Frame 1 (no input): blank canvas, image omitted
Frame 60 (the mouse pressed at the canvas centre just before this capture): blank canvas, image omitted
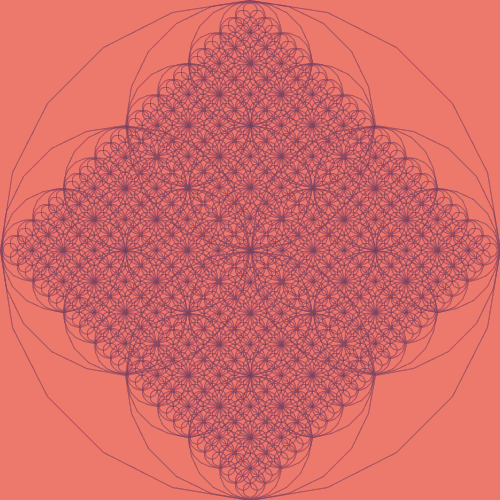
Frame 120 (the mouse held since frame 60 and released just before this capture)

The Processing sketch whose frames 1 and 60 were blank and that drew this single picture after the mouse press (run headless with seeded random() and noise(); from frame 60 on, the mouse is pressed at the canvas centre):

// Processing sketch: processing_166807
// ── processing_166807.pde

void setup() {
  size(500, 500);
}

void draw() {
  noStroke();
  fill(#ec7263, 20);
  rect(0, 0, width, height);
  int edges = (int)map(mouseX, 0, width, 1, 40);
  recursiveCirle(width/2, height/2, 250, edges);
}

void recursiveCirle(int x, int y, int r, int edges) {
  polygon(x, y, r, edges);
  if (r>10) {
    recursiveCirle(x+r/2, y, r/2, edges);
    recursiveCirle(x-r/2, y, r/2, edges);
    recursiveCirle(x, y+r/2, r/2, edges);
    recursiveCirle(x, y-r/2, r/2, edges);
  }
}


void polygon(int x, int y, int r, int edges) {
  noFill();
  stroke(#57385c, 20);
  beginShape();
  for (int i=0; i<edges; i++) {
    float xm = x + r*sin(i*TWO_PI/edges);
    float ym = y + r*cos(i*TWO_PI/edges);
    vertex(xm, ym);
  }
  endShape(CLOSE);
}
